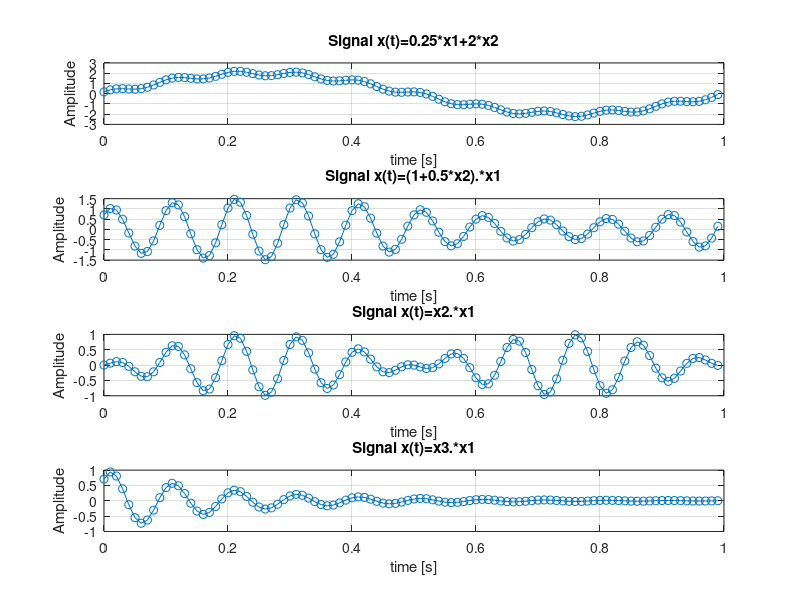
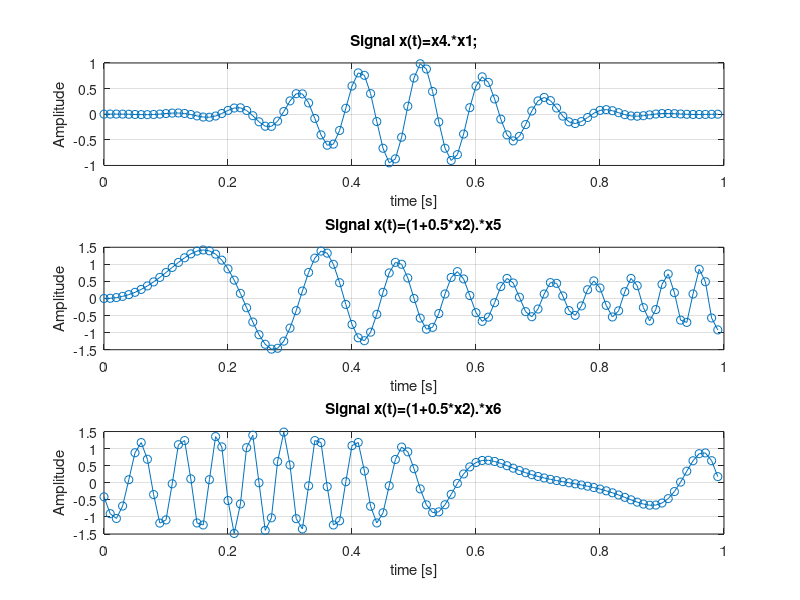

Source code (MATLAB) for these figures, in order:
% dsp02_ex_deterministic.m
clc; clear all; close all;

fs=100; Nx=100;                 % sampling frequency, number of samples
dt = 1/fs;                      % sampling period

t = dt*(0:Nx-1);                % sampling times (many moments)

x1=sin(2*pi*10*t+pi/4);         % sine 10 Hz as a first signal component
x2=sin(2*pi*1*t);               % sine 1 Hz
x3=exp(-5*t);                   % exponent decaying in time
x4=exp(-25*(t-0.5).^2);         % Gaussian hat
x5=sin(2*pi*(0*t+0.5*20*t.^2)); % linear frequency increase: start 0 Hz, +20Hz/s
x6=sin(2*pi*(10*t-(9/(2*pi*1)*cos(2*pi*1*t)))); % sinus. FM: 9Hz around 10Hz, 1 per sec
x7=sin(2*pi*(10*t+9*cumsum(x2)*dt));            % the same as x6; why?

x = 0.25*x1+2*x2;                         % our choice: x1,x2,...,x7, 0.23*x1 + x2, x1.*x3, ...
y = (1+0.5*x2).*x1;
z = x2.*x1;
c = x3.*x1;
v = x4.*x1;
b = (1+0.5*x2).*x5;
n = (1+0.5*x2).*x6;


    figure(1);
        subplot(4,1,1);plot(t,x,'o-'); grid; title('Signal x(t)=0.25*x1+2*x2'); xlabel('time [s]'); ylabel('Amplitude');
        subplot(4,1,2);plot(t,y,'o-'); grid; title('Signal x(t)=(1+0.5*x2).*x1'); xlabel('time [s]'); ylabel('Amplitude');
        subplot(4,1,3);plot(t,z,'o-'); grid; title('Signal x(t)=x2.*x1'); xlabel('time [s]'); ylabel('Amplitude');
        subplot(4,1,4);plot(t,c,'o-'); grid; title('Signal x(t)=x3.*x1'); xlabel('time [s]'); ylabel('Amplitude');
       
    
    
    figure(2);
        subplot(3,1,1);plot(t,v,'o-'); grid; title('Signal x(t)=x4.*x1;'); xlabel('time [s]'); ylabel('Amplitude');
        subplot(3,1,2);plot(t,b,'o-'); grid; title('Signal x(t)=(1+0.5*x2).*x5'); xlabel('time [s]'); ylabel('Amplitude');
        subplot(3,1,3);plot(t,n,'o-'); grid; title('Signal x(t)=(1+0.5*x2).*x6'); xlabel('time [s]'); ylabel('Amplitude');








